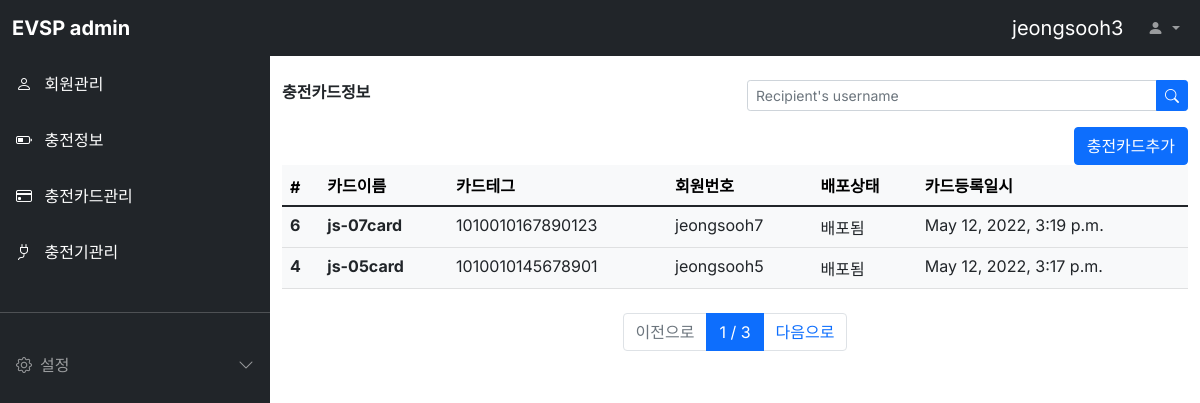
The app's page /cardinfo/list/ (signed in) with its own data.
### evuser/models.py (models this page shows)
class Evuser(models.Model):
  USER_STATUS = [
    ('CONTRACTED', '정상'),
    ('NOT_CONTRACTED', '해지'),
    ('STOPED', '유예'),
  ]
  USER_CATEGORY = [
    ('NORMAL', '일반'),
    ('GROUPED', '법인'),
    ('ETC', '기타'),
  ]
  username = models.CharField(max_length=64, verbose_name='사용자명')
  password = models.CharField(max_length=128, verbose_name='비밀번호')
  usernumber = models.CharField(max_length=64, verbose_name='회원번호')
  name = models.CharField(max_length=64, verbose_name='회원이름')
  email = models.EmailField(max_length=128, verbose_name='이메일')
  phone = models.CharField(max_length=64, verbose_name='전화번호')
  category = models.CharField(max_length=64,
    choices=USER_CATEGORY, default='NORMAL', verbose_name='회원구분')
  status = models.CharField(max_length=64,
    choices=USER_STATUS, default='CONTRACTED', verbose_name='회원상태')
  address = models.TextField(verbose_name='주소')
  register_dttm = models.DateTimeField(auto_now_add=True, verbose_name='등록시간')
  def __str__(self):
    return self.username
  class Meta:
    db_table = 'evsp_evuser'
    verbose_name = '사용자'
    verbose_name_plural = '사용자'

### cardinfo/models.py (models this page shows, shortened)
class Cardinfo(models.Model):
  cardname = models.CharField(max_length=64, verbose_name='카드이름')
  cardtag = models.CharField(max_length=64, verbose_name='카드테그')
  cardstatus = models.CharField(max_length=64, verbose_name='배포상태')
  ownername = models.ForeignKey('evuser.Evuser', on_delete=models.CASCADE, verbose_name='회원번호')
  register_dttm = models.DateTimeField(auto_now_add=True, verbose_name='카드등록일시')
  class Meta:
    db_table = 'evsp_cardinfo'
    verbose_name = '카드정보'
    verbose_name_plural = '카드정보'

### cardinfo/views.py (the view)
# urls.py: path('list/', views.cardinfo_list),
def cardinfo_list(request):
  all_cardinfos = Cardinfo.objects.all().order_by('-id')
  page = int(request.GET.get('p', 1))
  paginator = Paginator(all_cardinfos, 2)
  cardinfos = paginator.get_page(page)
  user_id = request.session.get('user')
  if user_id:
    loginuser = Evuser.objects.get(pk=user_id)
  return render(request, 'cardinfo_list.html', {'loginuser': loginuser, 'cardinfos': cardinfos})

### cardinfo/templates/cardinfo_list.html
{% extends "svcbase.html" %}
{% block contents %}
<div class="container-fluid mt-3">
  <div class="row">
    <div class="col-md-6 fw-bold">충전카드정보</div>
    <form class="col-md-6 ms-auto">
      <div class="input-group input-group-sm">
        <input type="text" class="form-control" placeholder="Recipient's username" aria-label="Recipient's username" aria-describedby="button-addon2">
        <button class="btn btn-primary" type="button" id="button-addon2">
          <i class="bi bi-search"></i>
        </button>
      </div>
    </form>
  </div>
  <div class="row">
    <div class="d-grid justify-content-md-end">
      <button class="btn btn-primary" onclick="location.href='/charginginfo/write/'">충전카드추가</button>
    </div>
  </div>
  <div class="row">
    <div class="col-12">
      <table class="table table-light">
        <thead class="thead-light">
          <tr>
            <th>#</th>
            <th>카드이름</th>
            <th>카드테그</th>
            <th>회원번호</th>
            <th>배포상태</th>
            <th>카드등록일시</th>
          </tr>
        </thead>
        <tbody class="text-dark">
          {% for cardinfo in cardinfos %}
          <tr onclick="location.href='/cardinfo/detail/{{ cardinfo.id }}'">
            <th>{{ cardinfo.id }}</th>
            <th>{{ cardinfo.cardname }}</th>
            <td>{{ cardinfo.cardtag }}</td>
            <td>{{ cardinfo.ownername }}</td>
            <td>{{ cardinfo.cardstatus }}</td>
            <td>{{ cardinfo.register_dttm }}</td>
          </tr>
          {% endfor %}
        </tbody>
      </table>
    </div>
  </div>
  <div class="row mt-2">
    <div class="col-12">
      <nav>
        <ul class="pagination justify-content-center">
          {% if cardinfos.has_previous %}
          <li class="page-item">
            <a href="?p={{ cardinfos.previous_page_number }}" class="page-link">이전으로</a>
          </li>
          {% else %}
          <li class="page-item disabled">
            <a href="#" class="page-link">이전으로</a>
          </li>
          {% endif %}
          <li class="page-item active">
            <a href="#" class="page-link">{{ cardinfos.number }} / {{ cardinfos.paginator.num_pages }}</a>
          </li>
          {% if cardinfos.has_next %}
          <li class="page-item">
            <a href="?p={{ cardinfos.next_page_number }}" class="page-link">다음으로</a>
          </li>
          {% else %}
          <li class="page-item disabled">
            <a href="#" class="page-link">다음으로</a>
          </li>
          {% endif %}
        </ul>
      </nav>
    </div>
  </div>
</div>
{% endblock %}

### evuser/templates/svcbase.html (shortened to what this page needs)
<html>
<head>
  <link href="https://cdn.jsdelivr.net/npm/bootstrap@5.1.3/dist/css/bootstrap.min.css" rel="stylesheet">
  <link rel="stylesheet" href="https://cdn.jsdelivr.net/npm/bootstrap-icons@1.8.1/font/bootstrap-icons.css">
  <link rel="stylesheet" href="../../static/style.css" />
</head>
<body>
  <nav class="navbar navbar-expand-lg navbar-dark bg-dark fixed-top">
    <div class="container-fluid">
      <a class="navbar-brand fw-bold me-auto" href="#">EVSP admin</a>
      <div class="collapse navbar-collapse" id="navbarSupportedContent">
        <a class="navbar-brand ms-auto" href="#">{{ loginuser }}</a>
        <ul class="navbar-nav mb-2 mb-lg-0">
          <li class="nav-item dropdown">
            <a class="nav-link dropdown-toggle" href="#" id="navbarDropdown" role="button" data-bs-toggle="dropdown" aria-expanded="false">
              <i class="bi bi-person-fill"></i>
            </a>
          </li>
        </ul>
      </div>
    </div>
  </nav>
  <div
    class="offcanvas bg-dark sidebar-nav"
    tabindex="-1" id="offcanvasExample"
    aria-labelledby="offcanvasExampleLabel"
  >
    <div class="offcanvas-body p-0">
      <nav class="navbar-dark">
        <ul class="navbar-nav">
          <li>
            <a href="/evuser/list" class="nav-link p-3 active">
              <span class="me-2">
                <i class="bi bi-person"></i>
              </span>
              <span>회원관리</span>
            </a>
          </li>
          <li>
            <a href="/charginginfo/list" class="nav-link p-3 active">
              <span class="me-2">
                <i class="bi bi-battery-half"></i>
              </span>
              <span>충전정보</span>
            </a>
          </li>
          <li>
            <a href="/cardinfo/list" class="nav-link p-3 active">
              <span class="me-2">
                <i class="bi bi-credit-card"></i>
              </span>
              <span>충전카드관리</span>
            </a>
          </li>
          <li>
            <a href="/evcharger/list" class="nav-link p-3 active">
              <span class="me-2">
                <i class="bi bi-plug"></i>
              </span>
              <span>충전기관리</span>
            </a>
          </li>
          <li class="my-4">
            <hr class="dropdown-divider bg-light" />
          </li>
          <li>
            <a class="nav-link px-3 sidebar-link" data-bs-toggle="collapse"
              href="#collapseExample" role="button" aria-expanded="false"
              aria-controls="collapseExample"
            >
              <span class="me-2">
                <i class="bi bi-gear"></i>
              </span>
              <span>설정</span>
              <span class="right-icon ms-auto">
                <i class="bi bi-chevron-down"></i>
              </span>
            </a>
          </li>
        </ul>
      </nav>
    </div>
  </div>
  <main class="mt-5 pt-3">
    {% block contents %}
    {% endblock %}
  </main>
</body>
</html>

### static/style.css (style rules this page uses)
body, button { font-family: "Inter", sans-serif; }
:root { --offcanvas-width: 270px; --topNavbarHeight: 56px; }
.sidebar-nav { width: var(--offcanvas-width); }
.sidebar-link { display: flex; align-items: center; }
.sidebar-link .right-icon { display: inline-flex; transition: all ease 0.25s; }
@media (min-width: 992px) { body { overflow: auto !important; } }
@media (min-width: 992px) { main { margin-left: var(--offcanvas-width); } }
@media (min-width: 992px) { .sidebar-nav { transform: none; visibility: visible !important; top:var(--topNavbarHeight); height: calc(100% - var(--topNavbarHeight)); } }

### records on screen
Evuser: username "jeongsooh3"
Cardinfo: id "6", cardname "js-07card", cardtag "1010010167890123", ownername "jeongsooh7", cardstatus "배포됨", register_dttm "May 12, 2022, 3:19 p.m."
Cardinfo: id "4", cardname "js-05card", cardtag "1010010145678901", ownername "jeongsooh5", cardstatus "배포됨", register_dttm "May 12, 2022, 3:17 p.m."

### other values on screen
{{ cardinfos.number }} "1"
{{ cardinfos.paginator.num_pages }} "3"
